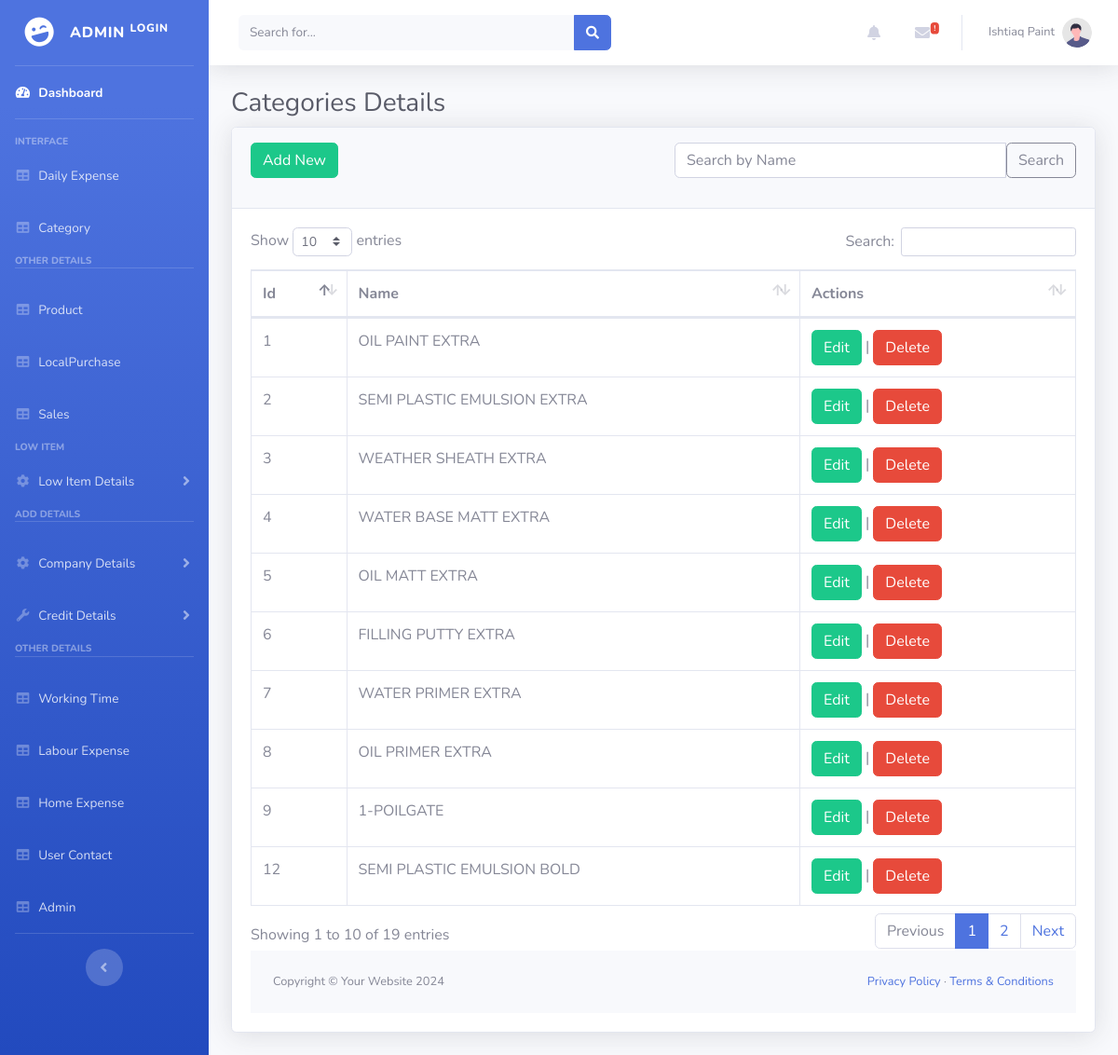
/admin/category.php (signed in), run on the app's committed database.
### tables this page shows
CREATE TABLE `categories` (
  `cate_id` int(11) NOT NULL,
  `cate_name` varchar(200) NOT NULL
);

### admin/category.php (the view, shortened to what this page needs)
<?php
include_once("DatabaseConn.php");
class DailyExpenseDashboard {
    private $conn;
    public function __construct($conn) {
        $this->conn = $conn;
    }
    public function displayExpenseData($search = '') {
        ?>
        <!DOCTYPE html>
        <html lang="en">
        <head>
    <link href="vendor/fontawesome-free/css/all.min.css" rel="stylesheet" type="text/css">
    <link href="css/sb-admin-2.min.css" rel="stylesheet">
    <link href="vendor/datatables/dataTables.bootstrap4.min.css" rel="stylesheet">
        </head>
        <body id="page-top">
<?php include_once("Header.php"); ?>
<div id="wrapper">
    <div id="content-wrapper" class="d-flex flex-column">
        <div id="content">
            <div class="container-fluid">
                <h1 class="h3 mb-2 text-gray-800">Categories Details</h1>
                <div class="card shadow mb-4">
                    <div class="card-header py-3">
                        <div class="row">
                            <div class="col-md-6">
                                <a href="categoryadd.php" class="btn btn-success">Add New</a>
                            </div>
                            <div class="col-md-6">
                                <form method="GET" action="">
                                    <div class="input-group mb-3">
                                    <input type="text" class="form-control" placeholder="Search by Name" name="search" value="<?php echo $search; ?>">
                                        <button class="btn btn-outline-secondary" type="submit">Search</button>
                                    </div>
                                </form>
                            </div>
                        </div>
                    </div>
                    <div class="card-body">
                        <div class="table-responsive">
                            <table class="table table-bordered" id="dataTable" width="100%" cellspacing="0">
                                <thead>
                                    <tr>
                                        <th>Id</th>
                                        <th>Name</th>
                                        <th>Actions</th>
                                    </tr>
                                </thead>
                                <tbody>
                                    <?php
                                    $whereClause = !empty($search) ? "WHERE cate_name LIKE '%$search%'" : '';
                                    $query = "SELECT * FROM `categories` $whereClause";
                                    $result = mysqli_query($this->conn, $query);
                                    if(mysqli_num_rows($result)){
                                        while($row = mysqli_fetch_array($result)){
                                            ?>
                                            <tr>
                                                <td><?php echo $row[0];?></td>
                                                <td><?php echo $row[1];?></td>
                                                <td>
                                                      <a href="CategoryEdit.php?cate_id=<?=$row['cate_id']?>" class="btn btn-success">Edit</a> |
                                              <a href="CategoryDelete.php?cate_id=<?=$row['cate_id']?>" class="btn btn-danger">Delete</a></td>
                                            </tr>
                                            <?php                                        }
                                    }
                                    ?>
                                </tbody>
                            </table>
                <footer class="py-4 bg-light mt-auto">
                    <div class="container-fluid px-4">
                        <div class="d-flex align-items-center justify-content-between small">
                        <div class="text-muted">Copyright &copy; Your Website <?php echo date("Y"); ?></div>
                            <div>
                                <a href="#">Privacy Policy</a>
                                &middot;
                                <a href="#">Terms &amp; Conditions</a>
                            </div>
                        </div>
                    </div>
                </footer>
            </div>
        </body>
        </html>
        <?php
    }
}
$search = isset($_GET['search']) ? $_GET['search'] : '';
$dashboard = new DailyExpenseDashboard($conn);
$dashboard->displayExpenseData($search);
?>

### data on the page
categories: cate_id "1", cate_name "OIL PAINT EXTRA"
categories: cate_id "2", cate_name "SEMI PLASTIC EMULSION EXTRA"
categories: cate_id "3", cate_name "WEATHER SHEATH EXTRA"
categories: cate_id "4", cate_name "WATER BASE MATT EXTRA"
categories: cate_id "5", cate_name "OIL MATT EXTRA"
categories: cate_id "6", cate_name "FILLING PUTTY EXTRA"
categories: cate_id "7", cate_name "WATER PRIMER EXTRA"
categories: cate_id "8", cate_name "OIL PRIMER EXTRA"
categories: cate_id "9", cate_name "1-POILGATE"
categories: cate_id "12", cate_name "SEMI PLASTIC EMULSION BOLD"
